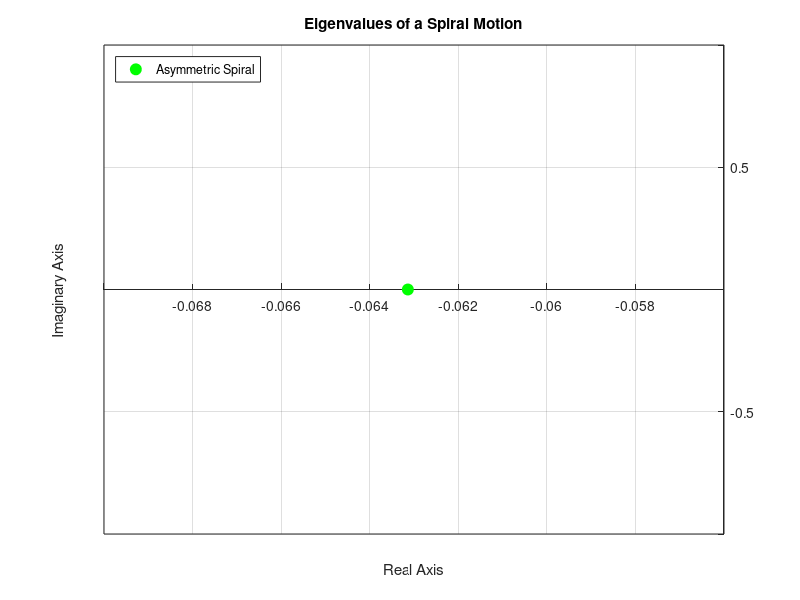
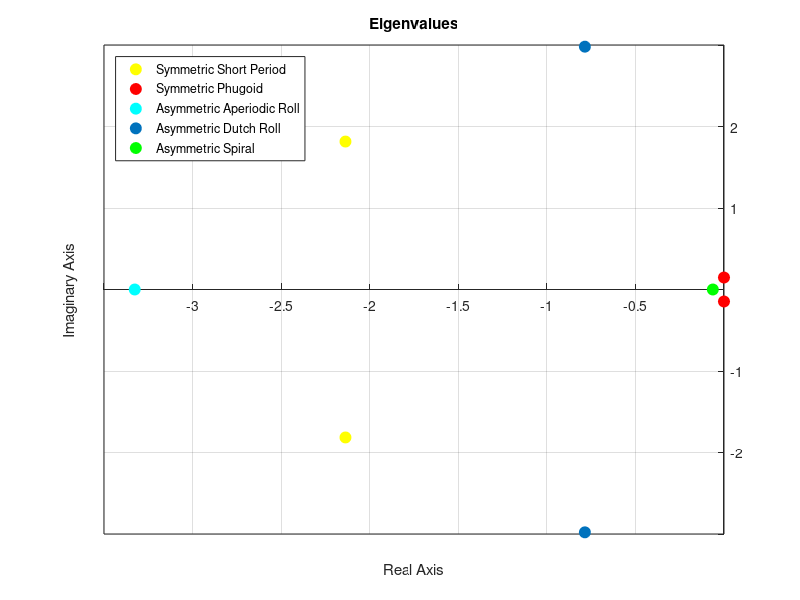

Here is the MATLAB script that generated these plots, in order:
clc; clear all; 
close all

%Sources used:
%Lectures Flight Dynamic// AE3212-I
%Airplane Design 1985, J.Roskam
%Flight Dynamics 2013, J.A. Mulder / W.H.J.J. van Staveren / J.C. van der Vaart / E. de Weerdt /
%C.C. de Visser / A.C. in �t Veld / E. Mooij

%%Inputs
%CRUISE CONDITIONS FOR ALL MANEUVERS 

% Ix = 55229.17/1.3; %Moment of inertia around x-axis [kg*m^2] ????
% Iy = Ix/2.; %Moment of inertia around y-axis [kg*m^2] ???? 4909
% Iz = 58139.42/1.3; %Moment of inertia around z-axis [kg*m^2] ????
% Ixz = 627.60; %Moment of inertia around xz-plane [kg*m^2] ????


Ix = 3111.17; %Moment of inertia around x-axis [kg*m^2] ????
Iy = 4169; %Moment of inertia around y-axis [kg*m^2] ???? 4909
Iz = 6452; %Moment of inertia around z-axis [kg*m^2] ????
Ixz = 400.60; %Moment of inertia around xz-plane [kg*m^2] ????
C_la= 5.58603; %Lift curve slope, taken from data sheet provided by Martin dCl/dalpha[1/rad]  ????
S= 9.52; %Wing surface area [m^2] ???? STAN
c= 1.036; %Mean aerodynamic chord [m] ???? STAN
b= 9.76; %Wing span [m]         % STAN ????
A = 10; %Aspect ratio [-]
g= 9.81; %Gravitational acceleration [m/s^2]
m = 1435. ;%mass [kg}
W = m*g; %Weight [N]
V = 92.6; %Cruise velocity  [m/s] 
C_L = 0.35;% Lift coefficient at 0 deg AoA and -2 deg incidence [-]
rho = 0.966632; %Density at 5000m altitude [kg/m^3]
C_D = 0.0294; %Drag coefficient of the aircraft [-]
T_p = 180000.; %Thrust of the propuslive system [N] , as taken from Vlado
T_c = T_p/(0.5*rho*V^2*S); %Thrust coefficient of the propulsive system [-]
% T_c = -C_D
mu_c=m./(rho*S*c); %Dimesional parameter for symmetric motion 
mu_b=m./(rho*S*b); %Dimesional parameter for asymmetric motion 
Kx2 = (Ix/(rho*S*b^3))/mu_b; % Non-dimesional moment of inertia around x axis [kg*m^2]
Ky2 = (Iy/(rho*S*c^3))/mu_c; % Non-dimenstional moment of inertia around y axis [kg*m^2]
Kz2 = (Iz/(rho*S*b^3))/mu_b; %Non-dimensional moment of inertia around z axis [kg*m^2]
Kxz = (Ixz/(rho*S*b^3))/mu_b;%Non-dimensional moment of inertia around in the xz plane [kg*m^2]
e = 0.82; %Assumed oswald efficiency factor
H = 2400; %Cruise altitude [m]
de_da = 0.378; %Total downwash gradient [-]
Sh = 2.3347; %Surface area of horizontal tail [m^2]
lh = 4.3; %Distance between the aerodynamic center of the wing and the aerodynamic center of the horizontal tail [m]
Vh_V = sqrt(0.85); % Velocity ratio of horizontal tail to wing [-]
C_nha = 5.69; %Lift curve slope of horizontal tail, extrapolated from data by Martin [-]

% % % Derivatives for symmetric flight OUR
alpha_0 = 1.03*pi/180;
i_p = -0.57*pi/180;
T_c = C_D
C_x0 = -C_D + T_c; %Coefficient of X-force in X-direction in equilibrium condition
C_z0 = -C_L - C_D*(alpha_0 + i_p); %Coefficient of Z-force in Z-direction in equilibrium condition
C_xu = -0.001; %-0.001 .  -0.0279; % Derivative of coefficient of X-force in X-direction with respect to velocity
C_zu =  -2.*C_L + C_D*(-(alpha_0 + i_p)); %-0.3762;% Derivative of coefficient of Z-force in Z-direction with respect to velocity
C_mu = 0.0;%0.0699; % Derivative of the pitching moment coefficient with respect to velocity
C_xa =  C_L*(1-(2.*C_la)/(pi*A*e)); %-0.4797; % Derivative of coefficient of X-force in X-direction with respect to angle of attack
C_za = -C_la - C_D; %-5.7434;% Derivative of coefficient of Z-force in Z-direction with respect to angle of attack
C_ma =  -0.37; %-0.66-0.5626; % Derivative of the pitching moment coefficient with respect to angle of attack, from data by Martin
C_zq = -2.*C_nha*Vh_V^2*(Sh*lh)/(S*c)  ; %-5.6629; % Derivative of coefficient of Z-force in Z-direction with respect to pitching velocity
C_mq =   -1.15*C_nha*Vh_V^2*(Sh*lh^2)/(S*c^2); %-8.7941; % Derivative of the pitching moment coefficient with respect to pitching velocity
C_zq = C_mq*1.03/(1.1*lh)
C_zar = -0.2*de_da*Vh_V^2*(Sh*lh)/(S*c) ; %-0.0035; % Derivative of coefficient of Z-force in Z-direction with respect to the change in the angle of attack
C_mar = -0.2*de_da*Vh_V^2*(Sh*lh^2)/(S*c^2) ; %0.1780; % Derivative of the pitching moment coefficient with respect to the change in the angle of attack



% % 
% % % % Derivatives for symmetric flight SLAVENKA
% % C_x0 = -C_D + T_c; %Coefficient of X-force in X-direction in equilibrium condition
% % C_z0 = -C_L; %Coefficient of Z-force in Z-direction in equilibrium condition
% % C_xu = -2.*C_D; %-0.0279; % Derivative of coefficient of X-force in X-direction with respect to velocity
% % C_zu =  -2.*C_L ; %-0.3762;% Derivative of coefficient of Z-force in Z-direction with respect to velocity
% % C_mu = 0.0;%0.0699; % Derivative of the pitching moment coefficient with respect to velocity
% % C_xa =  C_L*(1-(2.*C_la)/(pi*A*e)); %-0.4797; % Derivative of coefficient of X-force in X-direction with respect to angle of attack
% % C_za = -C_la - C_D; %-5.7434;% Derivative of coefficient of Z-force in Z-direction with respect to angle of attack
% % C_ma =  -0.37 ; %-0.5626; % Derivative of the pitching moment coefficient with respect to angle of attack, from data by Martin
% % C_zq = -2.*C_nha*Vh_V^2*(Sh*lh)/(S*c)  ; %-5.6629; % Derivative of coefficient of Z-force in Z-direction with respect to pitching velocity
% % C_mq =   -1.15*C_nha*Vh_V^2*(Sh*lh^2)/(S*c^2); %-8.7941; % Derivative of the pitching moment coefficient with respect to pitching velocity
% % C_zar = -0.2*de_da*Vh_V^2*(Sh*lh)/(S*c) ; %-0.0035; % Derivative of coefficient of Z-force in Z-direction with respect to the change in the angle of attack
% % C_mar = -0.2*de_da*Vh_V^2*(Sh*lh^2)/(S*c^2) ; %0.1780; % Derivative of the pitching moment coefficient with respect to the change in the angle of attack





%Derivatives for asymmetric flight SLAVENKA
%Taken from cessna citation II as a reference aicraft with similar
%geometry,since 3D simulations required for correct derivatives
C_yb = -0.75; % Derivative of coefficient of the Y-force in Y-direction with resprect to the sideslip angle
C_lb = -0.1026;% Derivative of the rolling moment coefficient with respect to the sideslip angle
C_nb =  0.1348;% Derivative of the yawing moment coefficient with respect to the sideslip angle
C_nbr =  0.0; % Derivative of the yawing moment coefficient with respect to the change in the sideslip angle
C_yp = -0.0304;% Derivative of coefficient of the Y-force in Y-direction with resprect to the rolling velocity
C_lp = -0.7108;% Derivative of the rolling moment coefficient with respect to rolling velocity
C_np = -0.0602; % Derivative of the yawing moment coefficient with respect to the rolling velocity
C_yr = 0.8495; % Derivative of coefficient of the Y-force in Y-direction with resprect to the yawing velocity
C_lr = 0.2376; % Derivative of the rolling moment coefficient with respect to yawing velocity
C_nr = -0.2061;% Derivative of the yawing moment coefficient with respect to the yawing velocity



%Derivatives for asymmetric flight OUR VALUES CORRECT for METERS PLUS PLUS
%Taken from cessna citation II as a reference aicraft with similar
%geometry,since 3D simulations required for correct derivatives
C_yb = -0.756; % Derivative of coefficient of the Y-force in Y-direction with resprect to the sideslip angle
C_lb = -0.15378;% Derivative of the rolling moment coefficient with respect to the sideslip angle
C_nb =  +0.163;% Derivative of the yawing moment coefficient with respect to the sideslip angle
C_nbr =  0.0; % Derivative of the yawing moment coefficient with respect to the change in the sideslip angle ??????
C_yp = -0.015;% Derivative of coefficient of the Y-force in Y-direction with resprect to the rolling velocity
C_lp = -0.51;% Derivative of the rolling moment coefficient with respect to rolling velocity
C_np = -0.012; % Derivative of the yawing moment coefficient with respect to the rolling velocity
% C_yr = 0.8495; % Derivative of coefficient of the Y-force in Y-direction with resprect to the yawing velocity
C_lr = 0.1; % Derivative of the rolling moment coefficient with respect to yawing velocity
C_nr = -0.428;% Derivative of the yawing moment coefficient with respect to the yawing velocity


% % Derivatives for asymmetric flight OUR VALUES CORRECT for FEET MINUS
% MINUS
% % Taken from cessna citation II as a reference aicraft with similar
% % geometry,since 3D simulations required for correct derivatives
C_yb = -0.756; % Derivative of coefficient of the Y-force in Y-direction with resprect to the sideslip angle
C_lb = -0.15378;% Derivative of the rolling moment coefficient with respect to the sideslip angle
C_nb =  +0.154;% Derivative of the yawing moment coefficient with respect to the sideslip angle
C_nbr =  0.0; % Derivative of the yawing moment coefficient with respect to the change in the sideslip angle ??????
C_yp = -0.012;% Derivative of coefficient of the Y-force in Y-direction with resprect to the rolling velocity
C_lp = -0.51;% Derivative of the rolling moment coefficient with respect to rolling velocity
C_np = -0.012; % Derivative of the yawing moment coefficient with respect to the rolling velocity
C_yr = 0.8495; % Derivative of coefficient of the Y-force in Y-direction with resprect to the yawing velocity
C_lr = 0.1; % Derivative of the rolling moment coefficient with respect to yawing velocity
C_nr = -0.428;% Derivative of the yawing moment coefficient with respect to the yawing velocity


%%
disp("1: Short Period")
disp("2: Phugoid")
disp("3: Aperiodic Roll")
disp("4: Dutch Roll")
disp("5: Spiral")
prompt=input('Manuevre: ');

%% Short Oscillation
if prompt==1
    %slide 50
    disp('Short Period: ')
    short_period=[2*mu_c*Ky2*(2*mu_c-C_zar), -2*mu_c*Ky2*C_za-(2*mu_c+C_zq)*C_mar-(2*mu_c-C_zar)*C_mq,...
        C_za*C_mq-(2*mu_c+C_zq)*C_ma];
    root_short=roots(short_period);
    root_short=root_short*V/c;
    %Frequency, Period and Oscillations
    w0=sqrt(real(root_short(1)).^(2)+imag(root_short(1)).^(2))*V/c;
    big_zeta=-real(root_short(1))./sqrt(real(root_short(1)).^(2)+imag(root_short(1)).^(2));
    wn=w0*sqrt(1-big_zeta.^(2));
    P=2*pi./wn;
    T12=-0.693/real(root_short(1))*c/V;
    C12=-0.11*(imag(root_short(1))./real(root_short(1)));
    
    X1 = [real(root_short(1));real(root_short(2))];
    YMatrix1 = [imag(root_short(1)),imag(root_short(2))];
    figure1 = figure;
    axes1 = axes('Parent',figure1);
    hold(axes1,'on');
    plot(X1,YMatrix1,'DisplayName','Symmetric Short Period','MarkerFaceColor',[1 1 0],'MarkerEdgeColor',[1 1 0],...
    'MarkerSize',8,...
    'Marker','o',...
    'LineStyle','none',...
    'Color',[1 0 0]);
    xlabel('Real Axis');
    title('Eigenvalues of a Short Period Motion');
    ylabel('Imaginary Axis');
    box(axes1,'on');
    grid(axes1,'on');
    set(axes1,'XAxisLocation','origin','YAxisLocation','origin')
    legend1 = legend(axes1,'show');
    set(legend1,'Location','northwest');
    
    
end
%% Phugoid
if prompt==2
    disp('Phugoid: ')
    phugoid=[-4.*mu_c.^(2), 2.*mu_c.*C_xu, -C_zu.*C_z0];
    root_phugoid=roots(phugoid);
    root_phugoid=root_phugoid*V/c;
    %Frequency, Period and Oscillations
    w0=sqrt(real(root_phugoid(1)).^(2)+imag(root_phugoid(1)).^(2))*V/c;
    big_zeta=-real(root_phugoid(1))./sqrt(real(root_phugoid(1)).^(2)+imag(root_phugoid(1)).^(2));
    wn=w0*sqrt(1-big_zeta.^(2));
    P=2*pi./wn;
    T12=-0.693/real(root_phugoid(1))*c./V;
    C12=-0.11*(imag(root_phugoid(1))./real(root_phugoid(1)));
    
    X2 = [real(root_phugoid(1));real(root_phugoid(2))];
    YMatrix2 = [imag(root_phugoid(1)),imag(root_phugoid(2))];
    figure1 = figure;
    axes1 = axes('Parent',figure1);
    hold(axes1,'on');
    plot(X2,YMatrix2,'DisplayName','Symmetric Phugoid','MarkerFaceColor',[1 0 0],'MarkerSize',8,'Marker','o',...
    'LineStyle','none',...
    'Color',[1 0 0]); 
    xlabel('Real Axis');
    title('Eigenvalues of a Phugoid Motion');
    ylabel('Imaginary Axis');
    box(axes1,'on');
    grid(axes1,'on');
    set(axes1,'XAxisLocation','origin','YAxisLocation','origin')
    legend1 = legend(axes1,'show');
    set(legend1,'Location','northwest');
end
%% Aperiodic roll
if prompt==3
    disp('Aperiodic roll: ')
    aperiodic_roll=C_lp./(4*mu_b*Kx2);
    aperiodic_roll = aperiodic_roll*V./b;
    % Time for damp
    T12=-0.693./aperiodic_roll*b./V;
    
    X3 = [real(aperiodic_roll(1))];
    YMatrix3 = [0];
    figure1 = figure;
    axes1 = axes('Parent',figure1);
    hold(axes1,'on');
    plot(X3,YMatrix3,'DisplayName','Asymmetric Aperiodic Roll','MarkerFaceColor',[0 1 1],'MarkerEdgeColor',[0 1 1],...
    'MarkerSize',8,...
    'Marker','o',...
    'LineStyle','none',...
    'Color',[1 0 0]);
    xlabel('Real Axis');
    title('Eigenvalues of a Aperiodic Roll Motion');
    ylabel('Imaginary Axis');
    box(axes1,'on');
    grid(axes1,'on');
    set(axes1,'XAxisLocation','origin','YAxisLocation','origin')
    legend1 = legend(axes1,'show');
    set(legend1,'Location','northwest');
end
%% Dutch roll
if prompt==4
    disp('Dutch roll: ')
    dutch_roll=[8*mu_b.^(2)*Kz2, -2*mu_b*(C_nr+2*Kz2*C_yb), 4*mu_b*C_nb+C_yb*C_nr];
    root_dutch=roots(dutch_roll);
    root_dutch = root_dutch.*V./b;
    % Period, Frequency Time damping
    w0=sqrt(real(root_dutch(1)).^(2)+imag(root_dutch(1)).^(2))*V/c;
    big_zeta=-real(root_dutch(1))./sqrt(real(root_dutch(1)).^(2)+imag(root_dutch(1)).^(2));
    wn=w0*sqrt(1-big_zeta.^(2));
    P=2*pi./wn;
    T12=-0.693/real(root_dutch(1))*b/V;
    C12=-0.11*(imag(root_dutch(1))./real(root_dutch(1))); 
    
    X4 = [real(root_dutch(1));real(root_dutch(2))];
    YMatrix4 = [imag(root_dutch(1)),imag(root_dutch(2))];
    figure1 = figure;
    axes1 = axes('Parent',figure1);
    hold(axes1,'on');
    plot(X4,YMatrix4,'DisplayName','Asymmetric Dutch Roll','MarkerFaceColor',[0 0.447058826684952 0.74117648601532],...
    'MarkerEdgeColor',[0 0.447058826684952 0.74117648601532],...
    'MarkerSize',8,...
    'Marker','o',...
    'LineStyle','none',...
    'Color',[1 0 0]);
    xlabel('Real Axis');
    title('Eigenvalues of a Dutch Roll Motion');
    ylabel('Imaginary Axis');
    box(axes1,'on');
    grid(axes1,'on');
    set(axes1,'XAxisLocation','origin','YAxisLocation','origin')
    legend1 = legend(axes1,'show');
    set(legend1,'Location','northwest');
end
%% Spiral 
if prompt==5
    disp('Spiral eigenvalue: ')
    root_spiral=(2*C_L*(C_lb*C_nr-C_nb*C_lr))./(C_lp*(C_yb*C_nr+4*mu_b*C_nb)-C_np*(C_yb*C_lr+4*mu_b*C_lb));
    root_spiral = root_spiral*V./b;
    disp('Spiral Numerator >0 is convergence');  
    (2*C_L*(C_lb*C_nr-C_nb*C_lr));
    disp('Numerator negative,spiral is unstable');
    % Time damping period
    T12=abs(-0.693/real(root_spiral)*b/V);
    
    X5 = [real(root_spiral(1))];
    YMatrix5 = [0];
    figure1 = figure;
    axes1 = axes('Parent',figure1);
    hold(axes1,'on');
    plot(X5,YMatrix5,'DisplayName','Asymmetric Spiral','MarkerFaceColor',[0 1 0],'MarkerEdgeColor',[0 1 0],...
    'MarkerSize',8,...
    'Marker','o',...
    'LineStyle','none',...
    'Color',[1 0 0]);
    xlabel('Real Axis');
    title('Eigenvalues of a Spiral Motion');
    ylabel('Imaginary Axis');
    box(axes1,'on');
    grid(axes1,'on');
    set(axes1,'XAxisLocation','origin','YAxisLocation','origin')
    legend1 = legend(axes1,'show');
    set(legend1,'Location','northwest');
end

%PLOT ALL MOTIONS ON A SINGLE
%GRAPH-----------------------------------------------------------------------------------------------
short_period=[2*mu_c*Ky2*(2*mu_c-C_zar), -2*mu_c*Ky2*C_za-(2*mu_c+C_zq)*C_mar-(2*mu_c-C_zar)*C_mq,...
    C_za*C_mq-(2*mu_c+C_zq)*C_ma];
root_short=roots(short_period);
root_short=root_short*V/c;

phugoid=[-4.*mu_c.^(2), 2.*mu_c.*C_xu, -C_zu.*C_z0];
root_phugoid=roots(phugoid);
root_phugoid=root_phugoid*V/c;

aperiodic_roll=C_lp./(4*mu_b*Kx2);
aperiodic_roll = aperiodic_roll*V./b;

dutch_roll=[8*mu_b.^(2)*Kz2, -2*mu_b*(C_nr+2*Kz2*C_yb), 4*mu_b*C_nb+C_yb*C_nr];
root_dutch=roots(dutch_roll);
root_dutch = root_dutch.*V./b;

root_spiral=(2*C_L*(C_lb*C_nr-C_nb*C_lr))./(C_lp*(C_yb*C_nr+4*mu_b*C_nb)-C_np*(C_yb*C_lr+4*mu_b*C_lb));
root_spiral = root_spiral*V./b;

X1 = [real(root_short(1));real(root_short(2))];
YMatrix1 = [imag(root_short(1)),imag(root_short(2))];
X2 = [real(root_phugoid(1));real(root_phugoid(2))];
YMatrix2 = [imag(root_phugoid(1)),imag(root_phugoid(2))];
X3 = [real(aperiodic_roll(1))];
YMatrix3 = [0];
X4 = [real(root_dutch(1));real(root_dutch(2))];
YMatrix4 = [imag(root_dutch(1)),imag(root_dutch(2))];
X5 = [real(root_spiral(1))];
YMatrix5 = [0];

figure1 = figure('Color',[1 1 1]);
axes1 = axes('Parent',figure1);
hold(axes1,'on');

plot(X1,YMatrix1,'DisplayName','Symmetric Short Period','MarkerFaceColor',[1 1 0],'MarkerEdgeColor',[1 1 0],...
    'MarkerSize',8,...
    'Marker','o',...
    'LineStyle','none',...
    'Color',[1 0 0]); hold on;
plot(X2,YMatrix2,'DisplayName','Symmetric Phugoid','MarkerFaceColor',[1 0 0],'MarkerSize',8,'Marker','o',...
    'LineStyle','none',...
    'Color',[1 0 0]); hold on;
plot(X3,YMatrix3,'DisplayName','Asymmetric Aperiodic Roll','MarkerFaceColor',[0 1 1],'MarkerEdgeColor',[0 1 1],...
    'MarkerSize',8,...
    'Marker','o',...
    'LineStyle','none',...
    'Color',[1 0 0]); hold on;
plot(X4,YMatrix4,'DisplayName','Asymmetric Dutch Roll','MarkerFaceColor',[0 0.447058826684952 0.74117648601532],...
    'MarkerEdgeColor',[0 0.447058826684952 0.74117648601532],...
    'MarkerSize',8,...
    'Marker','o',...
    'LineStyle','none',...
    'Color',[1 0 0]); hold on;
plot(X5,YMatrix5,'DisplayName','Asymmetric Spiral','MarkerFaceColor',[0 1 0],'MarkerEdgeColor',[0 1 0],...
    'MarkerSize',8,...
    'Marker','o',...
    'LineStyle','none',...
    'Color',[1 0 0]);

xlabel('Real Axis');
title('Eigenvalues');
ylabel('Imaginary Axis');
box(axes1,'on');
grid(axes1,'on');
set(axes1,'XAxisLocation','origin','YAxisLocation','origin')
legend1 = legend(axes1,'show');
set(legend1,'Location','northwest');
%----------------------------------------------------------------------------------------------------------------





